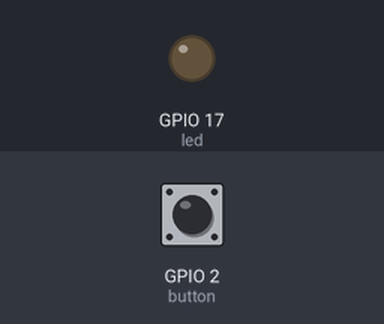
The program below on a simulated Raspberry Pi (BCM pin numbers). On the bench: output pins drawn as LEDs (lit = HIGH). Dashed ring = blinking. The inputs (shaded band) are chosen by the test bench; at power-on: GPIO 2 (button) HIGH.

Above: at 1.2 s.
1.3 s: GPIO 2 (button) pulled LOW for 3.2 s
At 1.6 s:
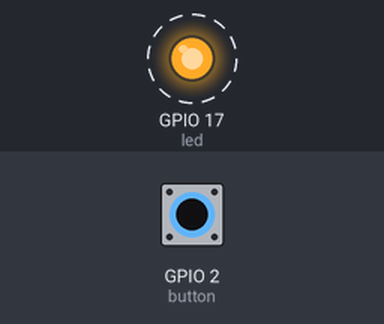
Timing chart, 0 to 5.8 s (numbered marks = the images above; inputs shaded):
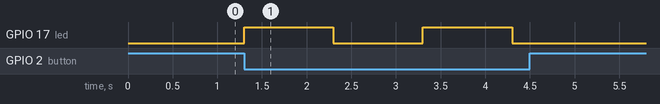

The program:

ledbt.py
```python
from gpiozero import LED, Button
from signal import pause
from time import sleep

led = LED(17)
button = Button(2)

#button.when_pressed = led.on
#button.when_released = led.off

def blink():
	led.on()
	sleep(1)
	led.off()
	sleep(1)

while True:

	if button.is_pressed:
		blink()

pause()
```

Measured:
- after the input at 1.3 s, GPIO 17 (led): alternates HIGH for 1.0 s and LOW for 1.0 s, 4 changes in all, then stays LOW, starting at once
